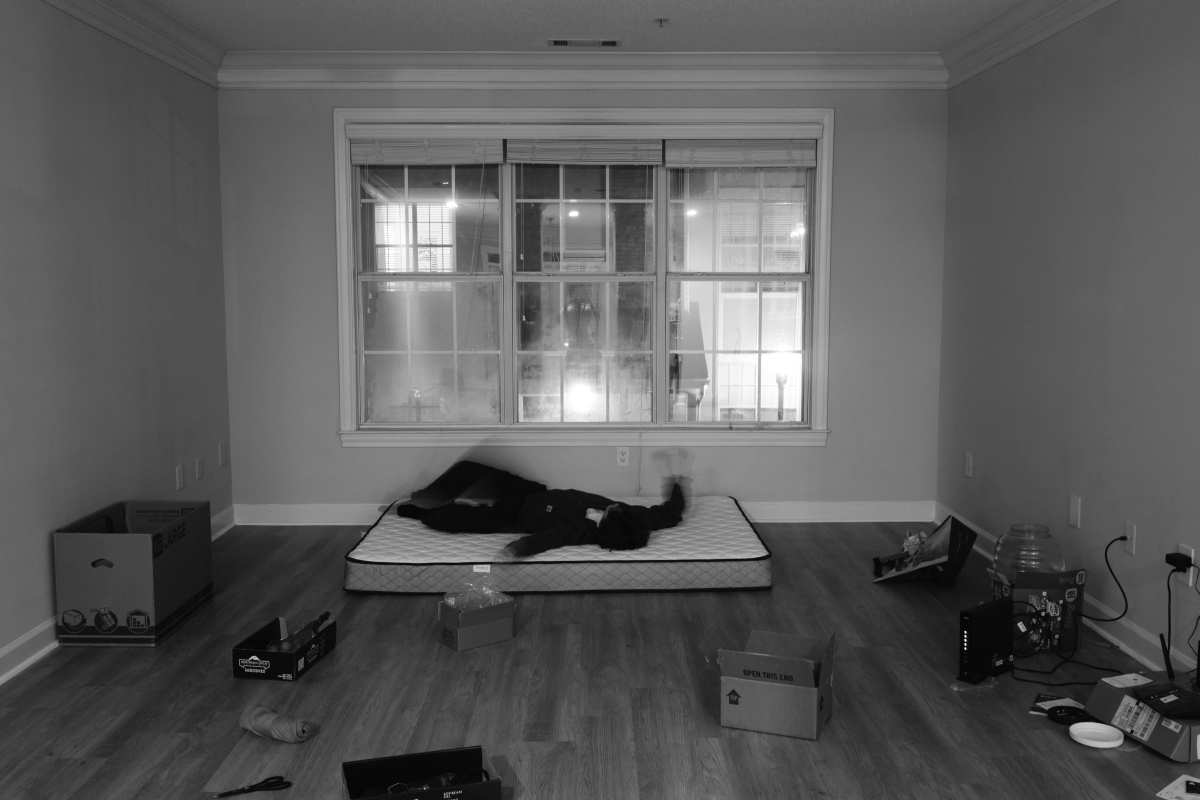
#> input picture dist/photography-preview/c6495aef5fe2fd2016e174644e7e9637.jpg, 4800 x 3200 px (shown at 1/4 size); its folder holds only this picture in this run
$ python prepare-home-assets.py
#> lines starting #> are read from the running program, lines starting #| are printed output that depends on the picture
"""Build uncropped film previews and a lightly encoded full-resolution portrait.

Requires Pillow with WebP support. Run from any directory with Python 3.
"""
import hashlib
import json
from pathlib import Path

from PIL import Image, ImageOps

ROOT = Path(__file__).resolve().parent.parent
DIST = ROOT / 'dist'
PHOTOS = [
    'c6495aef5fe2fd2016e174644e7e9637',
    '7791361ef9a438ead7e13223550a212b',
    '44e0cac7f390dc59a1bdfd25e5930a85',
    'f85d2017537b65c254e52f035d2aa3ee',
]
SOURCES = [(f'photography-preview/{name}.jpg', (480, 960, 1920)) for name in PHOTOS]
manifest = {'quality': 90, 'resampling': 'Lanczos', 'images': []}

for source, widths in SOURCES:
    original_path = DIST / source
    with Image.open(original_path) as original:
#> original is the input picture: PIL image 4800x3200 RGB; min 2, max 255, mean 90.6
        image = ImageOps.exif_transpose(original).convert('RGB')
        # Preserve the embedded color profile; strip camera/GPS metadata.
        profile = original.info.get('icc_profile')
        record = {
            'source': source,
            'sha256': hashlib.sha256(original_path.read_bytes()).hexdigest(),
            'width': image.width, 'height': image.height,
            'originalBytes': original_path.stat().st_size,
            'variants': [],
        }
        for width in widths:
            height = round(image.height * width / image.width)
            preview = image.resize((width, height), Image.Resampling.LANCZOS)
            target = original_path.with_name(f'{original_path.stem}-{width}.webp')
            options = {'icc_profile': profile} if profile else {}
            preview.save(target, 'WEBP', quality=90, method=6, **options)
            record['variants'].append({
                'path': target.relative_to(DIST).as_posix(),
                'width': width, 'height': height, 'bytes': target.stat().st_size,
                'sha256': hashlib.sha256(target.read_bytes()).hexdigest(),
            })
#> this loop made 3 passes
#> pass 1, `preview = image.resize((width, height), Image.Resampling.LANCZOS)`:
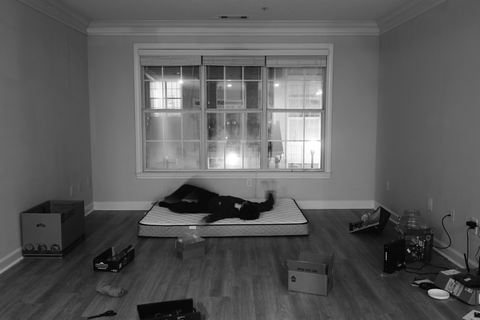
#> preview: PIL image 480x320 RGB; min 0, max 255, mean 90.6
#> (the run stopped early here; a loop or call above may not have finished)
